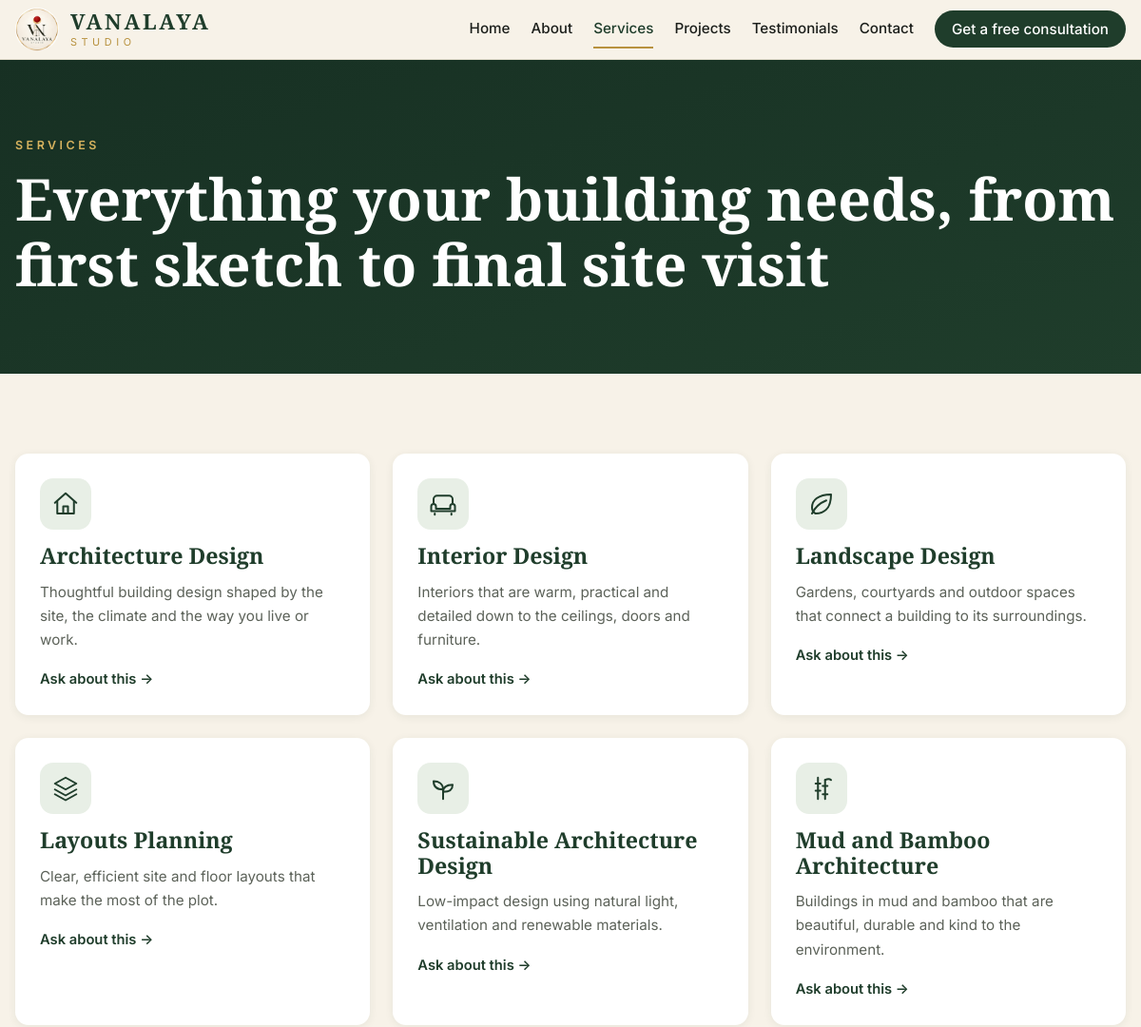
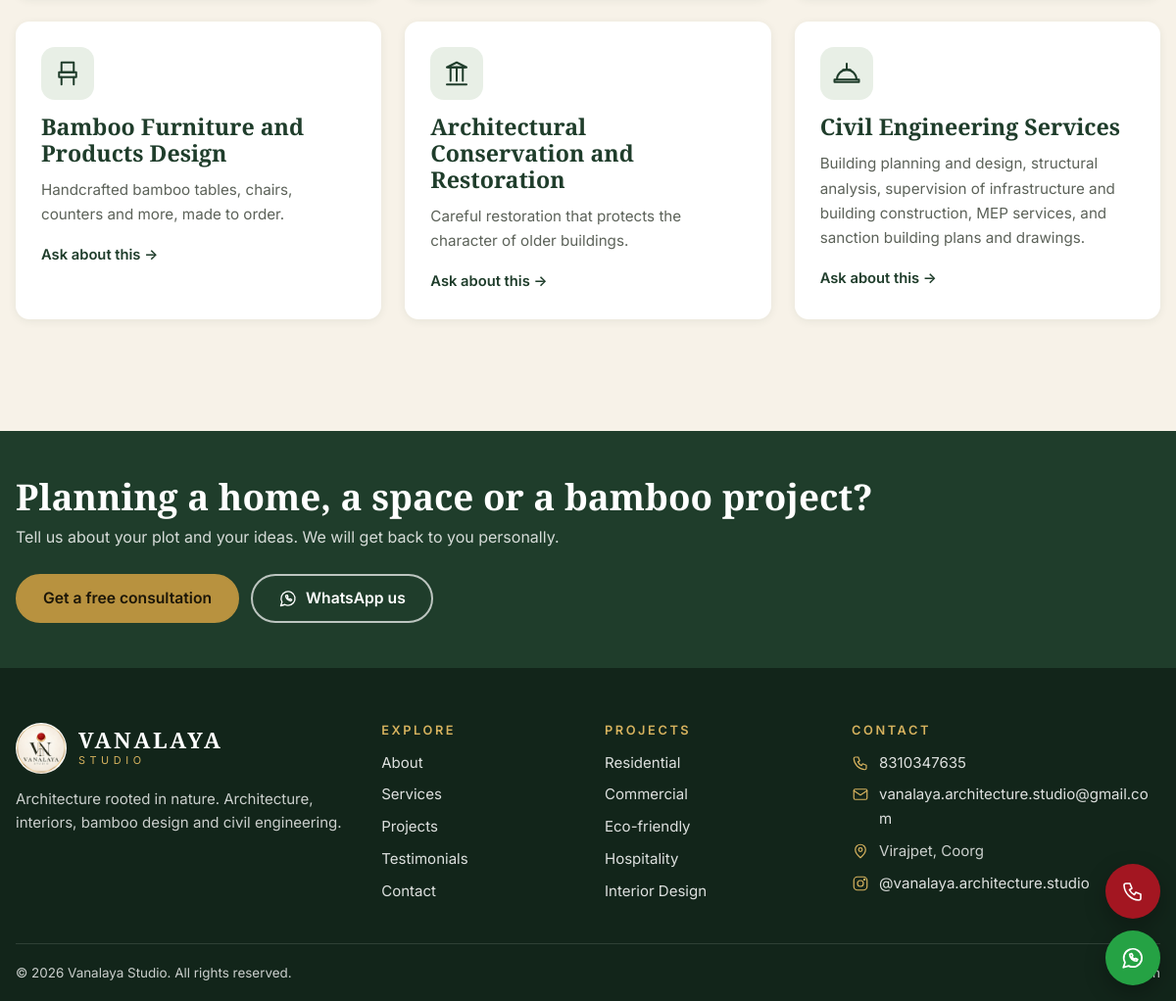
/services, run on the app's committed database (2 pictures, top to bottom).
### tables this page shows
CREATE TABLE site_settings (
    key TEXT PRIMARY KEY,
    value TEXT DEFAULT ''
);

CREATE TABLE services (
    id INTEGER PRIMARY KEY AUTOINCREMENT,
    title TEXT NOT NULL,
    description TEXT DEFAULT '',
    icon TEXT DEFAULT 'home',
    sort_order INTEGER DEFAULT 0
);

CREATE TABLE categories (
    slug TEXT PRIMARY KEY,
    name TEXT NOT NULL,
    blurb TEXT DEFAULT '',
    sort_order INTEGER DEFAULT 0
);

### app.py (the view)
    @app.route("/services")
    def services():
        rows = db().execute("SELECT * FROM services ORDER BY sort_order").fetchall()
        return render_template("services.html", services=rows)

### app.py (called while the page is built)
def register_db(app):
    def get_db():
        if "db" not in g:
            g.db = sqlite3.connect(app.config["DB_PATH"])
            g.db.row_factory = sqlite3.Row
            g.db.execute("PRAGMA foreign_keys = ON")
        return g.db
    app.get_db = get_db
    @app.teardown_appcontext
    def close_db(_exc):
        db = g.pop("db", None)
        if db is not None:
            db.close()

def get_settings(db):
    return {r["key"]: r["value"] for r in db.execute("SELECT key, value FROM site_settings")}

### templates/services.html (shortened to what this page needs)
{% extends "base.html" %}
{% from "_icons.html" import icon %}
{% block content %}
<section class="page-head">
  <div class="wrap">
    <p class="eyebrow eyebrow-light">Services</p>
    <h1>Everything your building needs, from first sketch to final site visit</h1>
  </div>
</section>
<section class="section">
  <div class="wrap">
    <div class="grid grid-3">
      {% for s in services %}
      <div class="service">
        <div class="service-icon">{{ icon(s.icon, 30) }}</div>
        <h3>{{ s.title }}</h3>
        <p>{{ s.description }}</p>
        <a class="more" href="{{ url_for('contact', type=s.title) }}">Ask about this &rarr;</a>
      </div>
      {% endfor %}
    </div>
  </div>
</section>
{% endblock %}

### templates/base.html (shortened to what this page needs)
{% from "_icons.html" import icon %}
<!doctype html>
<html lang="en">
<head>
<link rel="stylesheet" href="{{ url_for('static', filename='css/site.css') }}">
</head>
<body>
<header class="site-header" id="top">
  <div class="wrap header-in">
    <a class="brand" href="{{ url_for('home') }}" aria-label="{{ S.studio_name }} home">
      <img src="{{ url_for('static', filename='img/logo-256.png') }}" alt="" width="46" height="46">
      <span class="brand-text"><strong>VANALAYA</strong><small>STUDIO</small></span>
    </a>
    <nav class="nav" id="nav" aria-label="Main">
      <a href="{{ url_for('home') }}" {% if request.endpoint == 'home' %}aria-current="page"{% endif %}>Home</a>
      <a href="{{ url_for('about') }}" {% if request.endpoint == 'about' %}aria-current="page"{% endif %}>About</a>
      <a href="{{ url_for('services') }}" {% if request.endpoint == 'services' %}aria-current="page"{% endif %}>Services</a>
      <a href="{{ url_for('projects') }}" {% if request.endpoint in ('projects', 'project_detail') %}aria-current="page"{% endif %}>Projects</a>
      <a href="{{ url_for('testimonials') }}" {% if request.endpoint == 'testimonials' %}aria-current="page"{% endif %}>Testimonials</a>
      <a href="{{ url_for('contact') }}" {% if request.endpoint == 'contact' %}aria-current="page"{% endif %}>Contact</a>
      <a class="btn btn-small nav-cta" href="{{ url_for('contact') }}">{{ S.cta_text }}</a>
    </nav>
  </div>
</header>
<main id="main">
{% block content %}{% endblock %}
</main>
<section class="cta-band">
  <div class="wrap cta-in">
    <div>
      <h2>Planning a home, a space or a bamboo project?</h2>
      <p>Tell us about your plot and your ideas. We will get back to you personally.</p>
    </div>
    <div class="cta-buttons">
      <a class="btn btn-gold" href="{{ url_for('contact') }}">{{ S.cta_text }}</a>
      <a class="btn btn-ghost-light" href="https://wa.me/{{ S.whatsapp }}?text={{ 'Hello Vanalaya Studio, I would like to discuss a project.' | urlencode }}">{{ icon('whatsapp', 20) }} WhatsApp us</a>
    </div>
  </div>
</section>
<footer class="site-footer">
  <div class="wrap footer-grid">
    <div>
      <div class="brand brand-light">
        <img src="{{ url_for('static', filename='img/logo-256.png') }}" alt="" width="52" height="52">
        <span class="brand-text"><strong>VANALAYA</strong><small>STUDIO</small></span>
      </div>
      <p class="foot-note">{{ S.tagline }}. Architecture, interiors, bamboo design and civil engineering.</p>
    </div>
    <div>
      <h3>Explore</h3>
      <ul>
        <li><a href="{{ url_for('about') }}">About</a></li>
        <li><a href="{{ url_for('services') }}">Services</a></li>
        <li><a href="{{ url_for('projects') }}">Projects</a></li>
        <li><a href="{{ url_for('testimonials') }}">Testimonials</a></li>
        <li><a href="{{ url_for('contact') }}">Contact</a></li>
      </ul>
    </div>
    <div>
      <h3>Projects</h3>
      <ul>
        {% for c in nav_categories %}<li><a href="{{ url_for('projects', category=c.slug) }}">{{ c.name }}</a></li>{% endfor %}
      </ul>
    </div>
    <div>
      <h3>Contact</h3>
      <ul class="contact-list">
        <li>{{ icon('phone', 18) }} <a href="tel:+91{{ S.phone }}">{{ S.phone }}</a></li>
        <li>{{ icon('mail', 18) }} <a href="mailto:{{ S.email }}">{{ S.email }}</a></li>
        <li>{{ icon('pin', 18) }} <span>{{ S.address }}</span></li>
        <li>{{ icon('instagram', 18) }} <a href="https://www.instagram.com/{{ S.instagram }}" target="_blank" rel="noopener">@{{ S.instagram }}</a></li>
      </ul>
    </div>
  </div>
  <div class="wrap footer-bottom">
    <span>&copy; {{ current_year }} {{ S.studio_name }}. All rights reserved.</span>
    <a href="{{ url_for('admin_login') }}">Admin</a>
  </div>
</footer>
<div class="float-actions" aria-label="Quick contact">
  <a class="float-btn float-call" href="tel:+91{{ S.phone }}" aria-label="Call us">{{ icon('phone', 24) }}</a>
  <a class="float-btn float-wa" href="https://wa.me/{{ S.whatsapp }}?text={{ 'Hello Vanalaya Studio, I would like to discuss a project.' | urlencode }}" target="_blank" rel="noopener" aria-label="Chat on WhatsApp">{{ icon('whatsapp', 26) }}</a>
</div>
</body>
</html>

### templates/_icons.html
{% macro icon(name, size=28) -%}
<svg class="icon" width="{{ size }}" height="{{ size }}" viewBox="0 0 24 24" fill="none" stroke="currentColor" stroke-width="1.6" stroke-linecap="round" stroke-linejoin="round" aria-hidden="true">
{%- if name == 'home' %}<path d="M3 11l9-8 9 8"/><path d="M5 10v10h14V10"/><path d="M10 20v-6h4v6"/>
{%- elif name == 'sofa' %}<path d="M4 11V8a3 3 0 013-3h10a3 3 0 013 3v3"/><path d="M2 14a2 2 0 012-2 2 2 0 012 2v2h12v-2a2 2 0 012-2 2 2 0 012 2v4H2z"/><path d="M5 20v1M19 20v1"/>
{%- elif name == 'leaf' %}<path d="M20 4C9 4 4 9 4 15c0 2 1 4 3 5 6 0 13-3 13-16z"/><path d="M4 20c3-6 7-9 12-11"/>
{%- elif name == 'layers' %}<path d="M12 3l9 5-9 5-9-5z"/><path d="M3 13l9 5 9-5"/><path d="M3 17l9 5 9-5"/>
{%- elif name == 'sprout' %}<path d="M12 21v-8"/><path d="M12 13C12 8 8 6 4 6c0 4 2 7 8 7z"/><path d="M12 15c0-4 3-6 8-6 0 4-2 6-8 6z"/>
{%- elif name == 'bamboo' %}<path d="M9 3v18M15 5v16"/><path d="M7 8h4M7 14h4M13 10h4M13 17h4"/><path d="M15 5c2-1 4-1 5 0"/>
{%- elif name == 'chair' %}<path d="M7 3h10v8H7z"/><path d="M5 11h14v4H5z"/><path d="M7 15v6M17 15v6"/>
{%- elif name == 'column' %}<path d="M4 21h16"/><path d="M5 7h14"/><path d="M12 3l8 4H4z"/><path d="M7 7v11M12 7v11M17 7v11"/>
{%- elif name == 'helmet' %}<path d="M4 17a8 8 0 0116 0"/><path d="M2 17h20v2H2z"/><path d="M12 4v5M9 9h6"/>
{%- elif name == 'phone' %}<path d="M5 4h4l2 5-2.5 1.5a11 11 0 005 5L15 13l5 2v4a2 2 0 01-2 2A16 16 0 013 6a2 2 0 012-2z"/>
{%- elif name == 'mail' %}<rect x="3" y="5" width="18" height="14" rx="2"/><path d="M3 7l9 6 9-6"/>
{%- elif name == 'pin' %}<path d="M12 21s7-6 7-11a7 7 0 00-14 0c0 5 7 11 7 11z"/><circle cx="12" cy="10" r="2.5"/>
{%- elif name == 'instagram' %}<rect x="3" y="3" width="18" height="18" rx="5"/><circle cx="12" cy="12" r="4"/><circle cx="17.5" cy="6.5" r=".8" fill="currentColor"/>
{%- elif name == 'whatsapp' %}<path d="M3 21l1.6-4.7A8.5 8.5 0 1112 20.5a8.4 8.4 0 01-4-1z"/><path d="M9 8.5c0 3.5 3 6.5 6.5 6.5l1-1.5-2-1-1 .8c-1-.4-2-1.4-2.4-2.4l.8-1-1-2z"/>
{%- elif name == 'arrow' %}<path d="M5 12h14M13 6l6 6-6 6"/>
{%- elif name == 'check' %}<path d="M5 12l4 4 10-10"/>
{%- endif -%}
</svg>
{%- endmacro %}

### data on the page
site_settings: cta_text "Get a free consultation"
services: {{ size }} 30 (drawn), title "Architecture Design", description "Thoughtful building design shaped by the site, the climate and the way you live or work."
services: {{ size }} 30 (drawn), title "Interior Design", description "Interiors that are warm, practical and detailed down to the ceilings, doors and furniture."
services: {{ size }} 30 (drawn), title "Landscape Design", description "Gardens, courtyards and outdoor spaces that connect a building to its surroundings."
services: {{ size }} 30 (drawn), title "Layouts Planning", description "Clear, efficient site and floor layouts that make the most of the plot."
services: {{ size }} 30 (drawn), title "Sustainable Architecture Design", description "Low-impact design using natural light, ventilation and renewable materials."
services: {{ size }} 30 (drawn), title "Mud and Bamboo Architecture", description "Buildings in mud and bamboo that are beautiful, durable and kind to the environment."
services: {{ size }} 30 (drawn), title "Bamboo Furniture and Products Design", description "Handcrafted bamboo tables, chairs, counters and more, made to order."
services: {{ size }} 30 (drawn), title "Architectural Conservation and Restoration", description "Careful restoration that protects the character of older buildings."
services: {{ size }} 30 (drawn), title "Civil Engineering Services", description "Building planning and design, structural analysis, supervision of infrastructure and building construction, MEP services, and sanction building plans and drawings."
site_settings: tagline "Architecture rooted in nature"
categories: name "Residential"
categories: name "Commercial"
categories: name "Eco-friendly"
categories: name "Hospitality"
categories: name "Interior Design"
site_settings: phone "8310347635"
site_settings: email "vanalaya.architecture.studio@gmail.com"
site_settings: address "Virajpet, Coorg"
site_settings: instagram "vanalaya.architecture.studio"
site_settings: studio_name "Vanalaya Studio"
